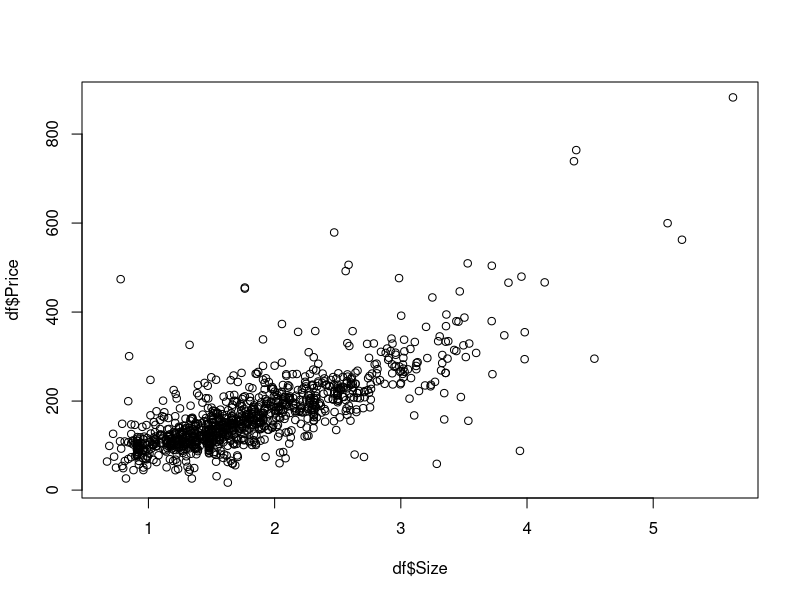
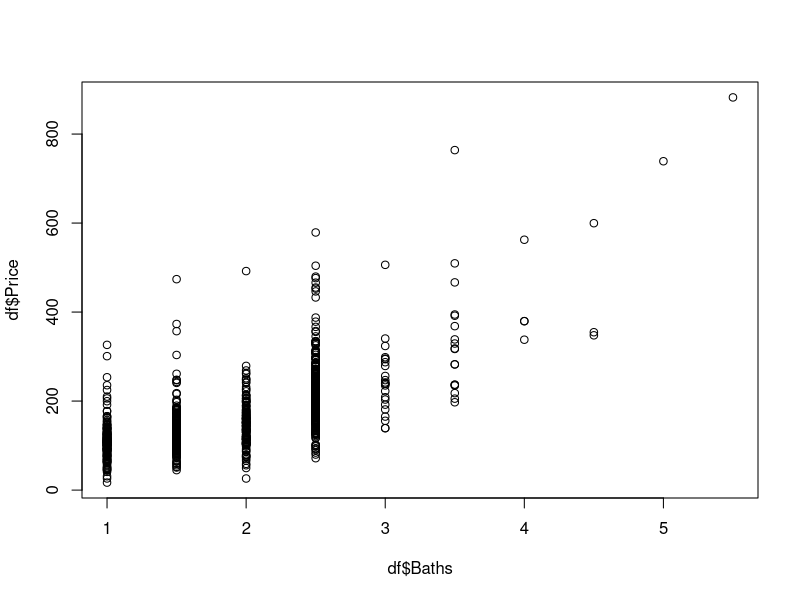
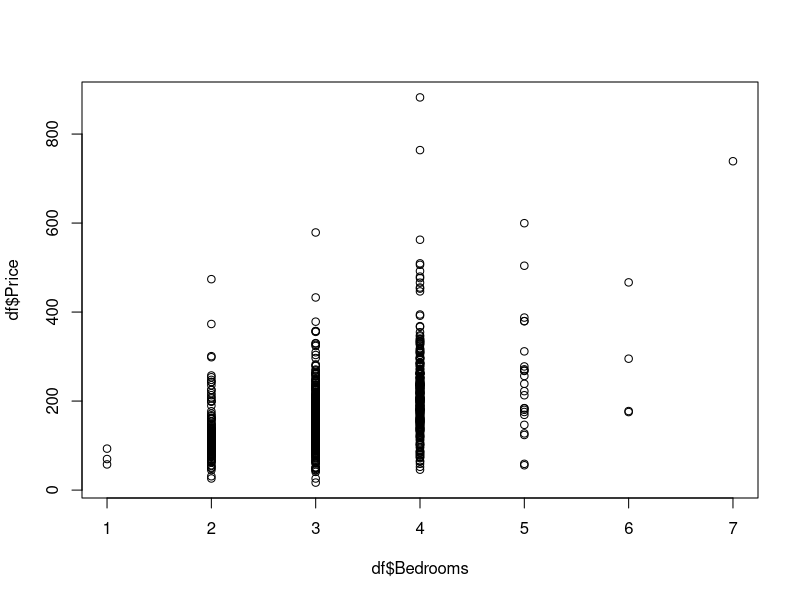
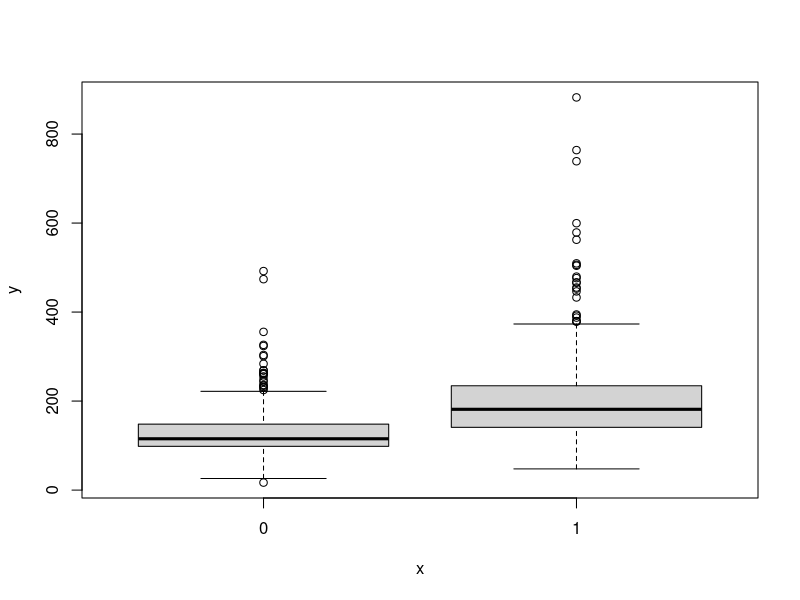
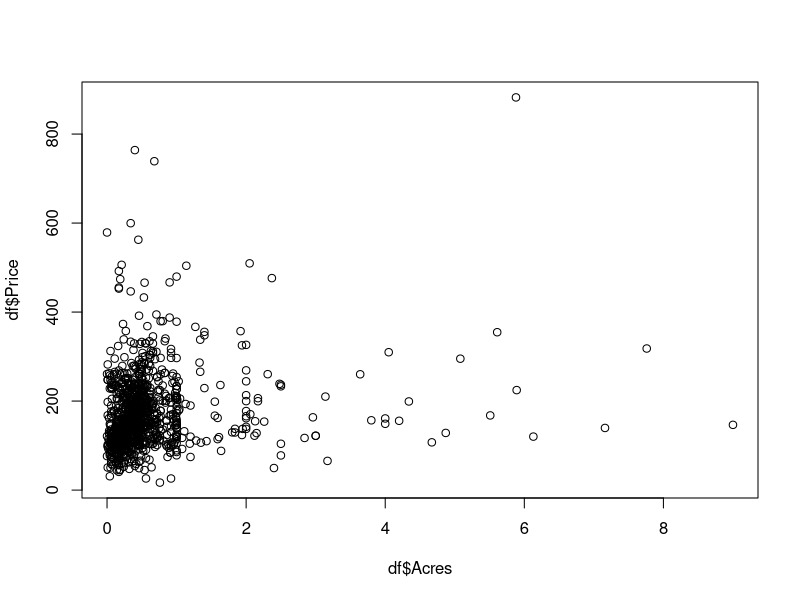
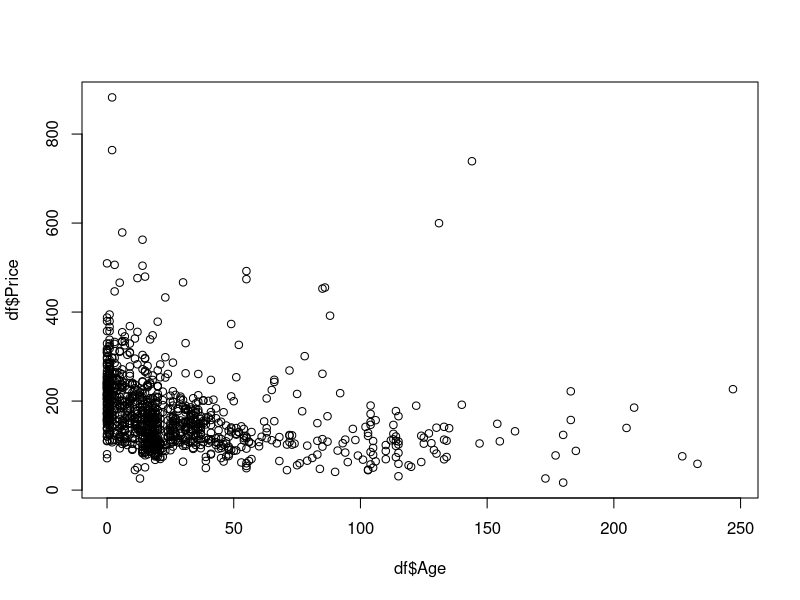

Recreate these plots in R, in order. (Note: this script raises an error after producing the figures.)
## ---- chunk 1
rm(list = ls())
library(tidyverse)
library(ggplot2)
library(lmtest)
## ---- chunk 2
df = read.table("../data/houseprices.txt", header = TRUE, sep = "\t")
df$Fireplace <- as.factor(df$Fireplace)
summary(df)

## ---- chunk 3
plot(df$Size, df$Price)

plot(df$Baths, df$Price)
plot(df$Bedrooms, df$Price)
plot(df$Fireplace, df$Price)
plot(df$Acres, df$Price)
plot(df$Age, df$Price)
## ---- chunk 4
df.full_lm <- lm(Price ~ ., data = df)
df.full_res = resid(df.full_lm)
summary(df.full_lm)



                # the horizon
## ---- chunk 5
# log of response
data.full_loglm = 
## ---- chunk 6
# whites test
bptest(df.full_lm, ~ disp*hp*am + I(disp^2) + I(hp^2)+ I(am^2), data = mtcars)
